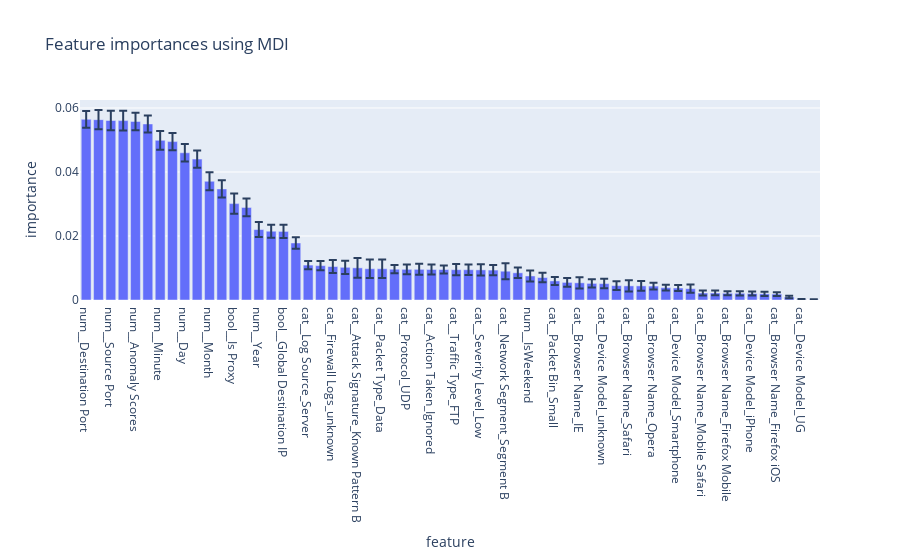

Notebook code for this chart:
### Markdown cell above
So nothing new. We obtain a 1/3 which is expected from random value

### Code cell
importances = model.named_steps['classifier'].feature_importances_
std = np.std([tree.feature_importances_ for tree in model.named_steps['classifier'].estimators_], axis=0)
feature_names = [f"{x}" for x in model.named_steps["preprocessor"].get_feature_names_out()]
forest_importances = pd.DataFrame({"feature": feature_names, "importance": importances, "std": std}).sort_values("importance", ascending=False)

fig = px.bar(forest_importances,x="feature",y="importance", error_y="std", title="Feature importances using MDI")
fig.show()

### Figure 1 — Plotly figure (JSON) as saved in the notebook; plotly's stock layout.template omitted (floating-point values rounded to 4 significant figures)
{"data": [{"error_y": {"array": [0.00262, 0.003008, 0.003052, 0.003109, 0.002732, 0.002638, 0.002923, 0.002713, 0.002748, 0.002708, 0.00281, 0.002705, 0.003173, 0.002759, 0.002334, 0.002025, 0.002084, 0.001817, 0.001305, 0.001467, 0.002031, 0.002077, 0.003062, 0.002895, 0.002904, 0.001291, 0.001508, 0.001728, 0.001547, 0.001239, 0.001764, 0.001626, 0.001786, 0.001587, 0.002496, 0.001651, 0.001716, 0.001466, 0.001252, 0.001349, 0.001758, 0.001269, 0.001485, 0.001364, 0.001729, 0.001529, 0.001074, 0.000901, 0.0009075, 0.001298, 0.0007618, 0.0007474, 0.0006148, 0.0006657, 0.0006013, 0.0006543, 0.000572, 0.0003967, 0.0001314, 0.0001164]}, "hovertemplate": "feature=%{x}<br>importance=%{y}<extra></extra>", "legendgroup": "", "marker": {"color": "#636efa", "pattern": {"shape": ""}}, "name": "", "orientation": "v", "showlegend": false, "textposition": "auto", "type": "bar", "x": ["num__Destination Port", "num__Int Destination IP", "num__Source Port", "num__Int Source IP", "num__Anomaly Scores", "num__Packet Length", "num__Minute", "num__Second", "num__Day", "num__Hour", "num__Month", "num__Browser Version", "bool__Is Proxy", "num__DayOfWeek", "num__Year", "num__Browser Minor", "bool__Global Destination IP", "bool__Global Source IP", "cat__Log Source_Server", "cat__IDS/IPS Alerts_unknown", "cat__Firewall Logs_unknown", "cat__Malware Indicators_unknown", "cat__Attack Signature_Known Pattern B", "cat__Alerts/Warnings_unknown", "cat__Packet Type_Data", "cat__Severity Level_Medium", "cat__Protocol_UDP", "cat__Action Taken_Logged", "cat__Action Taken_Ignored", "cat__Protocol_TCP", "cat__Traffic Type_FTP", "cat__Network Segment_Segment C", "cat__Severity Level_Low", "cat__Traffic Type_HTTP", "cat__Network Segment_Segment B", "cat__Packet Bin_Medium", "num__IsWeekend", "cat__OS Name_Windows", "cat__Packet Bin_Small", "cat__OS Name_Linux", "cat__Browser Name_IE", "cat__Device Brand_unknown", "cat__Device Model_unknown", "cat__Browser Name_Firefox", "cat__Browser Name_Safari", "cat__OS Name_Mac OS X", "cat__Browser Name_Opera", "cat__Device Brand_Generic", "cat__Device Model_Smartphone", "cat__OS Name_iOS", "cat__Browser Name_Mobile Safari", "cat__Device Model_iPod", "cat__Browser Name_Firefox Mobile", "cat__Device Model_iPad", "cat__Device Model_iPhone", "cat__Browser Name_Chrome Mobile iOS", "cat__Browser Name_Firefox iOS", "cat__Device Model_Tablet", "cat__Device Model_UG", "cat__Device Brand_LG"], "xaxis": "x", "y": [0.05648, 0.05637, 0.05609, 0.05606, 0.05581, 0.05502, 0.04989, 0.0495, 0.04601, 0.04404, 0.0371, 0.03472, 0.03012, 0.02894, 0.02201, 0.02149, 0.02143, 0.01782, 0.01091, 0.01074, 0.01046, 0.01022, 0.01005, 0.009776, 0.009775, 0.009619, 0.009583, 0.009583, 0.009541, 0.009517, 0.009475, 0.009462, 0.009417, 0.009352, 0.008996, 0.008494, 0.007511, 0.007019, 0.005962, 0.005503, 0.005372, 0.005193, 0.005122, 0.004489, 0.00442, 0.004413, 0.004353, 0.003862, 0.003743, 0.003533, 0.002198, 0.002193, 0.002105, 0.002101, 0.002032, 0.001938, 0.001857, 0.0009349, 0.0001563, 0.0001376], "yaxis": "y"}], "layout": {"barmode": "relative", "legend": {"tracegroupgap": 0}, "title": {"text": "Feature importances using MDI"}, "xaxis": {"anchor": "y", "domain": [0, 1], "title": {"text": "feature"}}, "yaxis": {"anchor": "x", "domain": [0, 1], "title": {"text": "importance"}}}}
